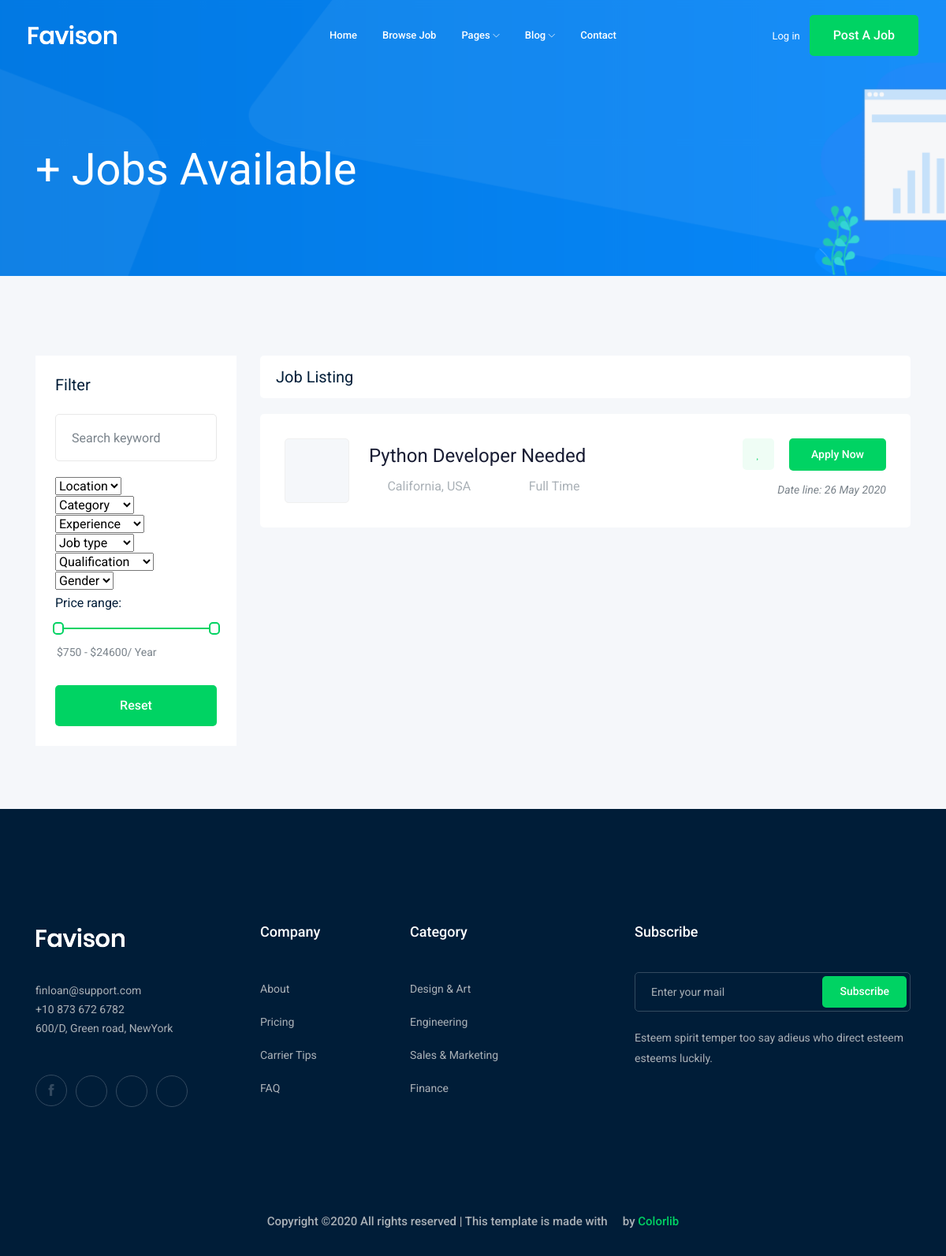
Page /jobs/?page=2 on the earlier database version.
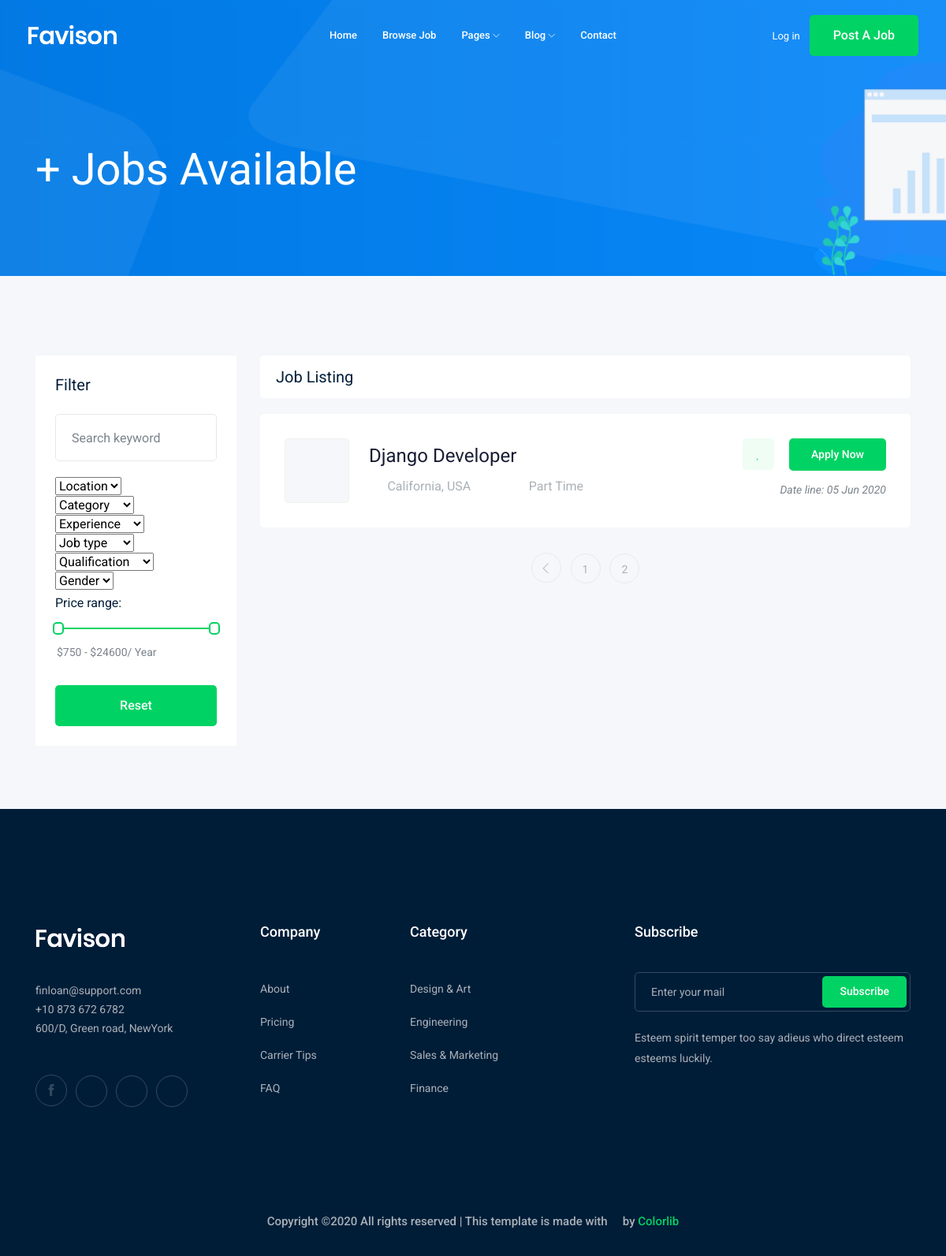
Same page on the later database version.
### job/models.py (models this page shows, shortened)
class Job(models.Model):  # table
    title = models.CharField(max_length=100)  # column
    job_type = models.CharField(max_length=15 , choices=JOB_TYPE)
    description = models.TextField(max_length=1000)
    published_at = models.DateTimeField(auto_now=True)
    Vacancy = models.IntegerField(default=1)
    salary = models.IntegerField(default=0)
    experience = models.IntegerField(default=1)
    category = models.ForeignKey('Category',on_delete=models.CASCADE)
    image = models.ImageField(upload_to=image_upload)
    slug = models.SlugField(blank=True, null=True)
    def __str__(self):
        return self.title

### job/views.py (the view)
# urls.py: path('',views.job_list),
def job_list(request):
    job_list = Job.objects.all()
    paginator = Paginator(job_list, 1) # Show 25 contacts per page.
    page_number = request.GET.get('page')
    page_obj = paginator.get_page(page_number)
    context = {'jobs' :page_obj } # template name
    return render(request,'job/job_list.html',context)

### job/templates/job/job_list.html (shortened to what this page needs)
{% extends 'base.html' %}
{% block body %}
    <div class="bradcam_area bradcam_bg_1">
        <div class="container">
            <div class="row">
                <div class="col-xl-12">
                    <div class="bradcam_text">
                        <h3>{{jobs.count}}+ Jobs Available</h3>
                    </div>
                </div>
            </div>
        </div>
    </div>
    <div class="job_listing_area plus_padding">
        <div class="container">
            <div class="row">
                <div class="col-lg-3">
                    <div class="job_filter white-bg">
                        <div class="form_inner white-bg">
                            <h3>Filter</h3>
                            <form action="#">
                                <div class="row">
                                    <div class="col-lg-12">
                                        <div class="single_field">
                                            <input type="text" placeholder="Search keyword">
                                        </div>
                                    </div>
                                    <div class="col-lg-12">
                                        <div class="single_field">
                                            <select class="wide">
                                                <option data-display="Location">Location</option>
                                            </select>
                                        </div>
                                    </div>
                                    <div class="col-lg-12">
                                        <div class="single_field">
                                            <select class="wide">
                                                <option data-display="Category">Category</option>
                                            </select>
                                        </div>
                                    </div>
                                    <div class="col-lg-12">
                                        <div class="single_field">
                                            <select class="wide">
                                                <option data-display="Experience">Experience</option>
                                            </select>
                                        </div>
                                    </div>
                                    <div class="col-lg-12">
                                        <div class="single_field">
                                            <select class="wide">
                                                <option data-display="Job type">Job type</option>
                                            </select>
                                        </div>
                                    </div>
                                    <div class="col-lg-12">
                                        <div class="single_field">
                                            <select class="wide">
                                                <option data-display="Qualification">Qualification</option>
                                            </select>
                                        </div>
                                    </div>
                                    <div class="col-lg-12">
                                        <div class="single_field">
                                            <select class="wide">
                                                <option data-display="Gender">Gender</option>
                                            </select>
                                        </div>
                                    </div>
                                </div>
                            </form>
                        </div>
                        <div class="range_wrap">
                            <label for="amount">Price range:</label>
                            <div id="slider-range"></div>
                            <p>
                                <input type="text" id="amount" readonly style="border:0; color:#7A838B; font-size: 14px; font-weight:400;">
                            </p>
                        </div>
                        <div class="reset_btn">
                            <button  class="boxed-btn3 w-100" type="submit">Reset</button>
                        </div>
                    </div>
                </div>
                <div class="col-lg-9">
                    <div class="recent_joblist_wrap">
                        <div class="recent_joblist white-bg ">
                            <div class="row align-items-center">
                                <div class="col-md-6">
                                    <h4>Job Listing</h4>
                                </div>
                                <div class="col-md-6">
                                </div>
                            </div>
                        </div>
                    </div>
                    <div class="job_lists m-0">
                        <div class="row">
                           {% for job in jobs %}
                            <div class="col-lg-12 col-md-12">
                                <div class="single_jobs white-bg d-flex justify-content-between">
                                    <div class="jobs_left d-flex align-items-center">
                                        <div class="thumb">
                                        </div>
                                        <div class="jobs_conetent">
                                            <a href="{% url 'jobs:job_detail' job.slug %}"><h4>{{job}}</h4></a>
                                            <div class="links_locat d-flex align-items-center">
                                                <div class="location">
                                                    <p> <i class="fa fa-map-marker"></i> California, USA</p>
                                                </div>
                                                <div class="location">
                                                    <p> <i class="fa fa-clock-o"></i> {{job.job_type}}</p>
                                                </div>
                                            </div>
                                        </div>
                                    </div>
                                    <div class="jobs_right">
                                        <div class="apply_now">
                                            <a class="heart_mark" href="#"> <i class="fa fa-heart"></i> </a>
                                            <a href="{% url 'jobs:job_detail' job.slug %}" class="boxed-btn3">Apply Now</a>
                                        </div>
                                        <div class="date">
                                            <p>Date line: {{job.published_at|date:'d M o'}}</p>
                                        </div>
                                    </div>
                                </div>
                            </div>
                            {% endfor %}
                        </div>
                        {% if jobs.has_other_pages %}
                            <div class="row">
                                <div class="col-lg-12">
                                    <div class="pagination_wrap">
                                        <ul>
                                            {% if jobs.has_previous %}
                                                <li><a href="?page={{jobs.previous_page_number}}"> <i class="ti-angle-left"></i> </a></li>
                                            {% endif %}
                                            {% for i in jobs.paginator.page_range %}
                                                <li><a href="?page={{i}}"><span>{{i}}</span></a></li>
                                            {% endfor %}
                                        </ul>
                                    </div>
                                </div>
                            </div>
                        {% endif %}
                    </div>
                </div>
            </div>
        </div>
    </div>
{% endblock body %}

Differences in the rows shown:
no longer on this page (row edited): Job: title "Python Developer Needed", job_type "Full Time", published_at "26 May 2020"
added Job: title "Django Developer", job_type "Part Time", published_at "05 Jun 2020"
Other differences:
new list line: "1"
new list line: "2"
